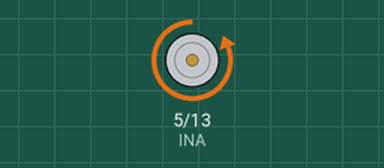
A sketch run on a simulated Arduino Uno, built with avr-gcc and run on an emulated ATmega328P. Parts: motor-driver pin pairs drawn as motors (green arrow = first pin HIGH = forward, orange = second pin HIGH = backward, longer = more drive).

Above: at 8.3 s.
At 11.0 s:
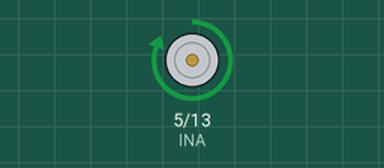
At 12.4 s:
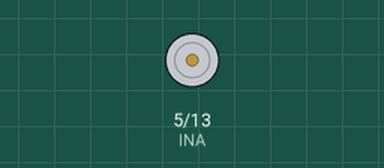
Timing chart, 0 to 15.0 s (numbered marks = the images above):
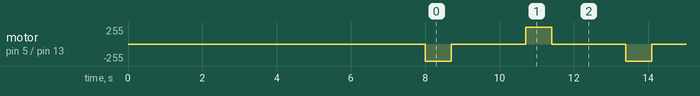

The sketch:

5_1.ino
```cpp
// 引脚定义
const int INA = 5;
const int INB = 13;

void setup() {
  pinMode(INA, OUTPUT);
  pinMode(INB, OUTPUT);
  // 调整旗帜的等待时间
  digitalWrite(INA, LOW);
  digitalWrite(INB, LOW);
  delay(8000);
}

void loop() {
  // 反转0.7秒
  digitalWrite(INA, LOW);
  digitalWrite(INB, HIGH);
  delay(700);

  // 停止2秒
  digitalWrite(INA, LOW);
  digitalWrite(INB, LOW);
  delay(2000);

  // 正转0.7秒
  digitalWrite(INA, HIGH);
  digitalWrite(INB, LOW);
  delay(700);

  // 停止2秒
  digitalWrite(INA, LOW);
  digitalWrite(INB, LOW);
  delay(2000);
}
```

Measured:
- by itself, motor on pin 5 (INA) / pin 13 (INB): repeats every 5.4 s: stopped 2.0 s, forward 255/255 0.70 s, stopped 2.0 s, backward 255/255 0.70 s
